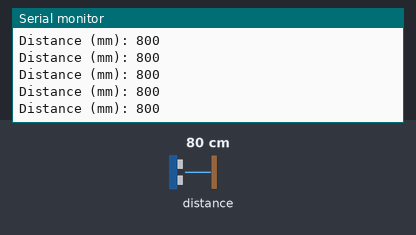
This sketch was run on a simulated ESP32-S3. Shown: the last lines printed to the serial monitor. Inputs (shaded band) come from the test bench; at power-on: distance to the obstacle 80 cm.

Above: at 1.2 s.
1.3 s: distance to the obstacle set to 250 cm
At 1.49 s:
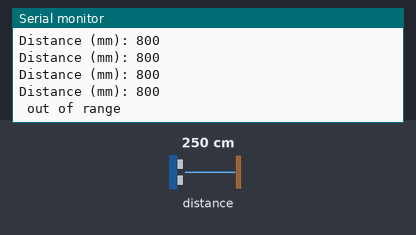
3.3 s: distance to the obstacle set to 2 cm
At 3.35 s:
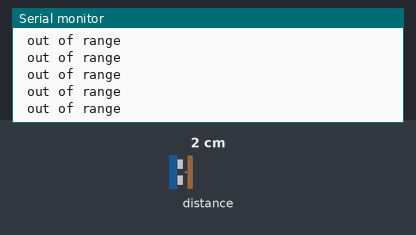

Measured:
- after the input at 1.3 s, the serial monitor: prints a new line after 0.07 s (image 1)

The sketch:

tst_VL53LOX.ino
```cpp
/*Wiring (ESP32-S3 to VL53L0X)

    VIN: 3.3V
    GND: GND
    SDA: GPIO 8 (default, verify on your board)
    SCL: GPIO 9 (default, verify on your board)
*/

#include "Adafruit_VL53L0X.h"

Adafruit_VL53L0X lox = Adafruit_VL53L0X();

void setup() {
  Serial.begin(115200);
  while (!Serial) delay(100);

  Serial.println("Adafruit VL53L0X test");
  if (!lox.begin()) {
    Serial.println(F("Failed to boot VL53L0X"));
    while(1);
  }
}

void loop() {
  VL53L0X_RangingMeasurementData_t measure;
  lox.rangingTest(&measure); // pass in &measure to get data

  if (measure.RangeStatus != 4) {  // phase failures have incorrect data
    Serial.print("Distance (mm): ");
    Serial.println(measure.RangeMilliMeter);
  } else {
    Serial.println(" out of range ");
  }
  delay(100);
}
```
